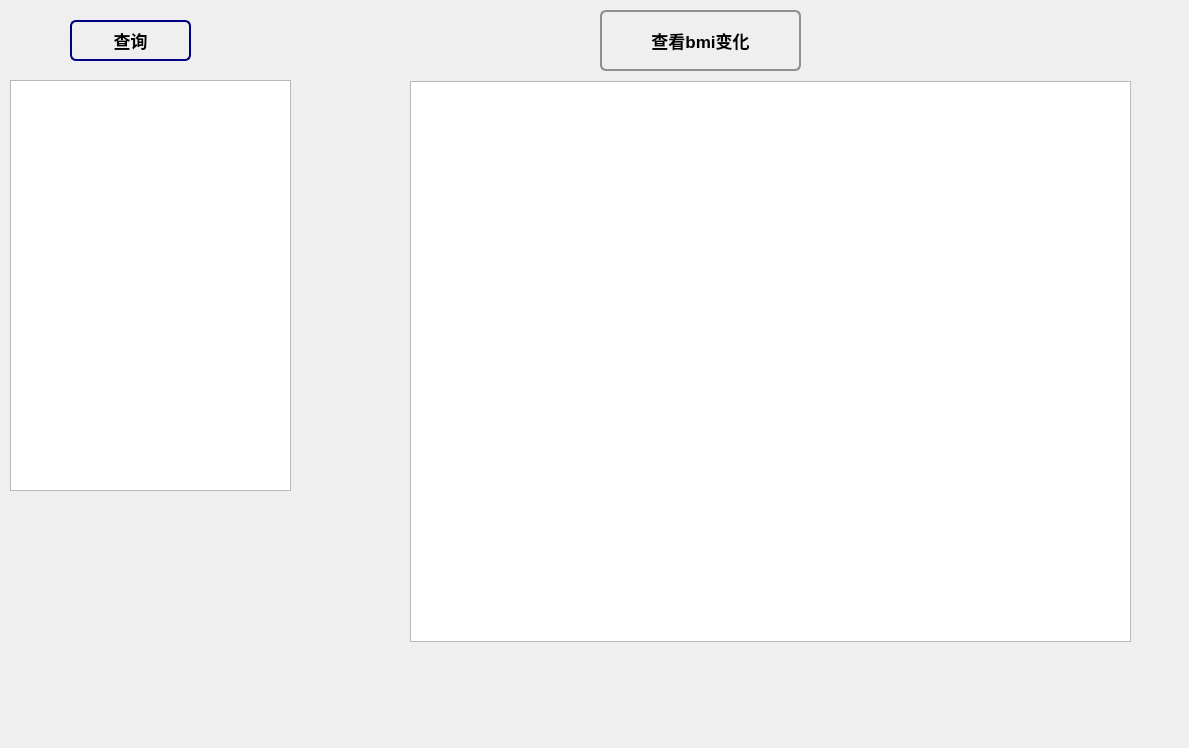
<?xml version="1.0" encoding="UTF-8"?>
<ui version="4.0">
 <class>dataDialog</class>
 <widget class="QDialog" name="dataDialog">
  <property name="geometry">
   <rect>
    <x>0</x>
    <y>0</y>
    <width>1189</width>
    <height>748</height>
   </rect>
  </property>
  <property name="windowTitle">
   <string>Dialog</string>
  </property>
  <property name="styleSheet">
   <string notr="true">#dataDialog{border-image: url(:/IMage/wr.png);}
</string>
  </property>
  <widget class="QTableWidget" name="dataWidget">
   <property name="geometry">
    <rect>
     <x>10</x>
     <y>80</y>
     <width>281</width>
     <height>411</height>
    </rect>
   </property>
   <property name="font">
    <font>
     <pointsize>12</pointsize>
     <bold>true</bold>
    </font>
   </property>
  </widget>
  <widget class="QPushButton" name="pushButton">
   <property name="geometry">
    <rect>
     <x>70</x>
     <y>20</y>
     <width>121</width>
     <height>41</height>
    </rect>
   </property>
   <property name="font">
    <font>
     <pointsize>13</pointsize>
     <bold>true</bold>
    </font>
   </property>
   <property name="styleSheet">
    <string notr="true">QPushButton {
     border: 2px solid #8f8f91;
     border-radius: 6px;
     background-color: qlineargradient(x1: 0, y1: 0, x2: 0, y2: 1,
                                       stop: 0#00ff7f, stop: 1 #dadbde);
     min-width: 80px;

 }

 QPushButton:pressed {
     background-color: qlineargradient(x1: 0, y1: 0, x2: 0, y2: 1,
                                       stop: 0 #dadbde, stop: 1 #f6f7fa);
 }

 QPushButton:flat {
     border: none; /* no border for a flat push button */
 }

 QPushButton:default {
     border-color: navy; /* make the default button prominent */
 }</string>
   </property>
   <property name="text">
    <string>查询</string>
   </property>
  </widget>
  <widget class="QChartView" name="graphicsView">
   <property name="geometry">
    <rect>
     <x>410</x>
     <y>81</y>
     <width>721</width>
     <height>561</height>
    </rect>
   </property>
  </widget>
  <widget class="QPushButton" name="pushButton_2">
   <property name="geometry">
    <rect>
     <x>600</x>
     <y>10</y>
     <width>201</width>
     <height>61</height>
    </rect>
   </property>
   <property name="font">
    <font>
     <pointsize>13</pointsize>
     <bold>true</bold>
    </font>
   </property>
   <property name="styleSheet">
    <string notr="true">QPushButton {
     border: 2px solid #8f8f91;
     border-radius: 6px;
     background-color: qlineargradient(x1: 0, y1: 0, x2: 0, y2: 1,
                                       stop: 0#00ff7f, stop: 1 #dadbde);
     min-width: 80px;

 }

 QPushButton:pressed {
     background-color: qlineargradient(x1: 0, y1: 0, x2: 0, y2: 1,
                                       stop: 0 #dadbde, stop: 1 #f6f7fa);
 }

 QPushButton:flat {
     border: none; /* no border for a flat push button */
 }

 QPushButton:default {
     border-color: navy; /* make the default button prominent */
 }</string>
   </property>
   <property name="text">
    <string>查看bmi变化</string>
   </property>
  </widget>
 </widget>
 <customwidgets>
  <customwidget>
   <class>QChartView</class>
   <extends>QGraphicsView</extends>
   <header location="global">qchartview.h</header>
  </customwidget>
 </customwidgets>
 <resources/>
 <connections/>
</ui>
